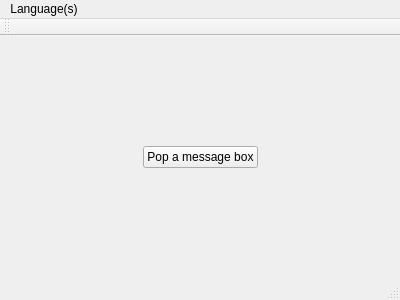
<?xml version="1.0" encoding="UTF-8"?>
<ui version="4.0">
 <class>MainWindow</class>
 <widget class="QMainWindow" name="MainWindow">
  <property name="geometry">
   <rect>
    <x>0</x>
    <y>0</y>
    <width>400</width>
    <height>300</height>
   </rect>
  </property>
  <property name="windowTitle">
   <string>Linguist application</string>
  </property>
  <widget class="QWidget" name="centralWidget">
   <layout class="QGridLayout" name="centralLayout">
    <item row="1" column="0">
     <spacer name="wSpacer">
      <property name="orientation">
       <enum>Qt::Horizontal</enum>
      </property>
      <property name="sizeHint" stdset="0">
       <size>
        <width>40</width>
        <height>20</height>
       </size>
      </property>
     </spacer>
    </item>
    <item row="2" column="1">
     <spacer name="sSpacer">
      <property name="orientation">
       <enum>Qt::Vertical</enum>
      </property>
      <property name="sizeHint" stdset="0">
       <size>
        <width>20</width>
        <height>40</height>
       </size>
      </property>
     </spacer>
    </item>
    <item row="1" column="1">
     <widget class="QPushButton" name="popAMessageBox">
      <property name="text">
       <string>Pop a message box</string>
      </property>
     </widget>
    </item>
    <item row="0" column="1">
     <spacer name="nSpacer">
      <property name="orientation">
       <enum>Qt::Vertical</enum>
      </property>
      <property name="sizeHint" stdset="0">
       <size>
        <width>20</width>
        <height>40</height>
       </size>
      </property>
     </spacer>
    </item>
    <item row="1" column="2">
     <spacer name="eSpacer">
      <property name="orientation">
       <enum>Qt::Horizontal</enum>
      </property>
      <property name="sizeHint" stdset="0">
       <size>
        <width>40</width>
        <height>20</height>
       </size>
      </property>
     </spacer>
    </item>
   </layout>
  </widget>
  <widget class="QMenuBar" name="menuBar">
   <property name="geometry">
    <rect>
     <x>0</x>
     <y>0</y>
     <width>400</width>
     <height>23</height>
    </rect>
   </property>
   <widget class="QMenu" name="languagesMenu">
    <property name="title">
     <string>Language(s)</string>
    </property>
   </widget>
   <addaction name="languagesMenu"/>
  </widget>
  <widget class="QToolBar" name="mainToolBar">
   <attribute name="toolBarArea">
    <enum>TopToolBarArea</enum>
   </attribute>
   <attribute name="toolBarBreak">
    <bool>false</bool>
   </attribute>
  </widget>
  <widget class="QStatusBar" name="statusBar"/>
 </widget>
 <layoutdefault spacing="6" margin="11"/>
 <resources/>
 <connections/>
</ui>
